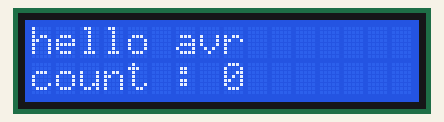
This program was run on a simulated ATmega128, built with avr-gcc and emulated at 16 MHz (the files do not name the chip). Shown: 16×2 character LCD. Wiring (inferred from the names in the program): character LCD (HD44780): RS PE5; R/W PE6; E PE7; data PD0, PD1, PD2, PD3, PD4, PD5, PD6, PD7.

Above: at 0.13 s.
At 5.06 s:
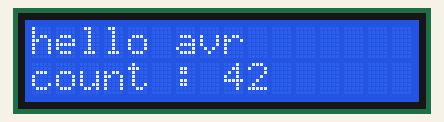
At 10.0 s:
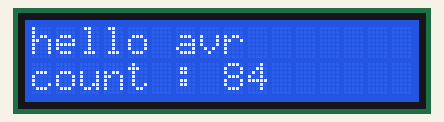
At 20.0 s:
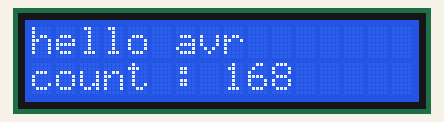
At 29.91 s:
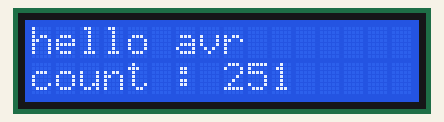
At 39.94 s:
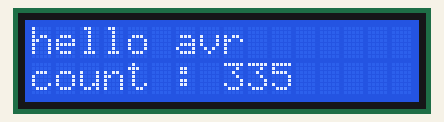

The program:

main.c
```c
//#define F_CPU 16000000UL
//#include <avr/io.h>
//#include <avr/delay.h>
#include <stdio.h>
#include "LCD.h"

int main(void)
{
    /*
	LCD_Init();
	LCD_GotoXY(0,0);
	LCD_WriteString("hello lcd");
	LCD_GotoXY(1,0);
	LCD_WriteString("hello avr");
	*/
	char buff[30];
	LCD_Init();
	sprintf(buff, "hello avr");//"헬로"를 buff에 넣어
	LCD_WriteStringXY(0,0,buff);
	int count = 0;

	while (1)
    {
		sprintf(buff, "count : %d", count++);
			//"count를" buff에 넣는데 %d는 count++에 영향받아
		LCD_WriteStringXY(1,0,buff);
		_delay_ms(100);
    }
}
```

LCD.c
```c
#include "LCD.h"

void LCD_Data(uint8_t data)
{
	LCD_DATA_PORT = data;
}

void LCD_WritePin()
{
	LCD_RW_PORT &= ~(1<<LCD_RW);	//RW핀을 LOW로 설정 -> 쓰기모드
}

void LCD_ReadPin()
{
	LCD_RW_PORT |= (1<<LCD_RW);		//RW핀을 HIGH로 설정 ->쓰기모드
}

void LCD_EnablePin()
{
	LCD_E_PORT &= ~(1<<LCD_E);		//E핀을 LOW로 설정
	LCD_E_PORT |= (1<<LCD_E);		//E핀을 HIGH로 설정
	LCD_E_PORT &= ~(1<<LCD_E);		//E핀을 LOW로 설정
	_delay_us(1600);				//일정시간 대기
}

void LCD_WriteCommand(uint8_t commandData)
{
	LCD_RS_PORT &= ~(1<<LCD_RS);	//RS핀을 LOW설정 -> 명령어모드
	LCD_WritePin();				//데이터(명령어)를 쓸거야
	LCD_Data(commandData);		//명령어 데이터를 데이터핀에 전송
	LCD_EnablePin();
}

void LCD_WriteData(uint8_t charData)
{
	LCD_RS_PORT |= (1<<LCD_RS);	//RS 핀을 LOW로 설정->문자데이터 설정
	LCD_WritePin();					//데이터를(실제 문자) 쓸거야
	LCD_Data(charData);				//문자 데이터를 데이터핀에 전송
	LCD_EnablePin();				//LCD동작 신호 전송
}

//커서 위치
void LCD_GotoXY(uint8_t row, uint8_t col)
{
	col %= 16;	//col 인덱스를 16으로 제한 (16개 열)
	row %= 2;	//row 인덱스를 2로 제한 (2행)
	uint8_t address = (0x40 * row) + col;	//주소계산
	uint8_t command = 0x80 + address;		//커맨드값 계산(주소설정)
	LCD_WriteCommand(command);				//주소설정 커맨드를 lcd전송
}

void LCD_WriteString(char *string)	//string은 c언어에서 배열로 인식
{
	for (uint8_t i = 0; string[i]; i++)
	{
		LCD_WriteData(string[i]);	//문자열의 각 문자를 출력
	}
}

void LCD_WriteStringXY(uint8_t row, uint8_t col, char *string)
{
	LCD_GotoXY(row,col);		//지정된 위치로 이동
	LCD_WriteString(string);	//문자열을 해당 위치부터 출력
}

void LCD_Init()
{
	LCD_DATA_DDR = 0xff;		// 데이터핀을 출력 설정
	LCD_RS_DDR |= (1<<LCD_RS);	// RS핀을 출력 설정
	LCD_RW_DDR |= (1<<LCD_RW);	// RW핀을 출력 설정
	LCD_E_DDR  |= (1<<LCD_E);	// E 핀을 출력 설정

	_delay_ms(20);				//15ms 이상 기다림
	LCD_WriteCommand(COMMAND_8_BIT_MODE);	//8bit 모드 설정0x38
	_delay_ms(5);				//4ms 이상 기다림
	LCD_WriteCommand(COMMAND_8_BIT_MODE);
	_delay_ms(5);				//100us 이상 기다림
	LCD_WriteCommand(COMMAND_8_BIT_MODE);		//8bit 모드 설정
	LCD_WriteCommand(COMMAND_8_BIT_MODE);		//8bit 모드 설정

	LCD_WriteCommand(COMMAND_DISPLAY_OFF);		//화면 켬
	LCD_WriteCommand(COMMAND_DISPLAY_CLEAR);	//화면클리어
	LCD_WriteCommand(COMMAND_DISPLAY_ON);		//화면 켬
	LCD_WriteCommand(COMMAND_ENTRY_MODE);		//엔트리모드
}
```

LCD.h
```c
#ifndef LCD_H_
#define LCD_H_

#define F_CPU 16000000UL
#include <avr/io.h>
#include <avr/delay.h>

#define LCD_DATA_DDR	DDRD
#define	LCD_DATA_PORT	PORTD
#define LCD_DATA_PIN	PIND
#define LCD_RS_DDR		DDRE
#define LCD_RW_DDR		DDRE
#define LCD_E_DDR		DDRE
#define LCD_RS_PORT		PORTE
#define LCD_RW_PORT		PORTE
#define LCD_E_PORT		PORTE
#define LCD_RS			5
#define LCD_RW			6
#define LCD_E			7

#define COMMAND_DISPLAY_CLEAR	0X01	//lcd명령어 요약
#define COMMAND_DISPLAY_ON		0X0C
#define COMMAND_DISPLAY_OFF		0X08
#define COMMAND_ENTRY_MODE		0X06
#define COMMAND_8_BIT_MODE		0X38
#define COMMAND_4_BIT_MODE		0X28

void LCD_Data(uint8_t data);
void LCD_WritePin();
void LCD_ReadPin();
void LCD_EnablePin();
void LCD_WriteCommand(uint8_t commandData);
void LCD_WriteData(uint8_t charData);
void LCD_GotoXY(uint8_t row, uint8_t col);
void LCD_WriteString(char *string);
void LCD_WriteStringXY(uint8_t row, uint8_t col, char *string);
void LCD_Init();

#endif /* LCD_H_ */
```
